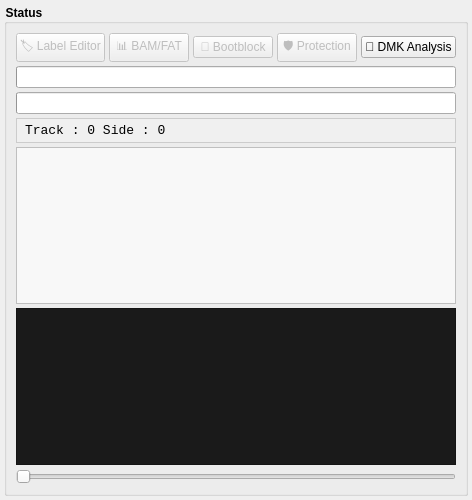
<?xml version="1.0" encoding="UTF-8"?>
<ui version="4.0">
 <class>TabStatus</class>
 <widget class="QWidget" name="TabStatus">
  <property name="geometry">
   <rect><x>0</x><y>0</y><width>400</width><height>500</height></rect>
  </property>
  <layout class="QVBoxLayout" name="verticalLayout_main">
   <property name="leftMargin"><number>4</number></property>
   <property name="topMargin"><number>4</number></property>
   <property name="rightMargin"><number>4</number></property>
   <property name="bottomMargin"><number>4</number></property>
   <property name="spacing"><number>4</number></property>
   
   <!-- STATUS GROUP -->
   <item>
    <widget class="QGroupBox" name="groupStatus">
     <property name="title"><string>Status</string></property>
     <property name="styleSheet"><string>QGroupBox { font-weight: bold; }</string></property>
     <layout class="QVBoxLayout">
      <property name="spacing"><number>4</number></property>
      
      <!-- TOOL BUTTONS ROW -->
      <item>
       <layout class="QHBoxLayout">
        <item>
         <widget class="QPushButton" name="btnLabelEditor">
          <property name="text"><string>🏷️ Label Editor</string></property>
          <property name="toolTip"><string>Edit disk name and ID</string></property>
          <property name="enabled"><bool>false</bool></property>
         </widget>
        </item>
        <item>
         <widget class="QPushButton" name="btnBAMViewer">
          <property name="text"><string>📊 BAM/FAT</string></property>
          <property name="toolTip"><string>View Block Allocation Map / File Allocation Table</string></property>
          <property name="enabled"><bool>false</bool></property>
         </widget>
        </item>
        <item>
         <widget class="QPushButton" name="btnBootblock">
          <property name="text"><string>🥾 Bootblock</string></property>
          <property name="toolTip"><string>View and edit boot sector</string></property>
          <property name="enabled"><bool>false</bool></property>
         </widget>
        </item>
        <item>
         <widget class="QPushButton" name="btnProtection">
          <property name="text"><string>🛡️ Protection</string></property>
          <property name="toolTip"><string>Analyze copy protection</string></property>
          <property name="enabled"><bool>false</bool></property>
         </widget>
        </item>
        <item>
         <widget class="QPushButton" name="btnDmkAnalysis">
          <property name="text"><string>🔎 DMK Analysis</string></property>
          <property name="toolTip"><string>Analyze DMK disk image structure (TRS-80)</string></property>
         </widget>
        </item>
       </layout>
      </item>
      
      <!-- Progress bars -->
      <item>
       <widget class="QProgressBar" name="progressTrack">
        <property name="maximum"><number>100</number></property>
        <property name="value"><number>0</number></property>
        <property name="textVisible"><bool>false</bool></property>
        <property name="maximumHeight"><number>8</number></property>
       </widget>
      </item>
      <item>
       <widget class="QProgressBar" name="progressTotal">
        <property name="maximum"><number>100</number></property>
        <property name="value"><number>0</number></property>
        <property name="textVisible"><bool>false</bool></property>
        <property name="maximumHeight"><number>8</number></property>
       </widget>
      </item>
      
      <!-- Track : Side info -->
      <item>
       <widget class="QLabel" name="labelTrackSide">
        <property name="text"><string>Track : 0 Side : 0</string></property>
        <property name="styleSheet"><string>font-family: monospace; font-size: 10pt; background-color: #f0f0f0; padding: 4px; border: 1px solid #ccc;</string></property>
       </widget>
      </item>
      
      <!-- Sector Info -->
      <item>
       <widget class="QTextEdit" name="textSectorInfo">
        <property name="readOnly"><bool>true</bool></property>
        <property name="styleSheet"><string>font-family: monospace; font-size: 9pt; background-color: #f8f8f8;</string></property>
        <property name="minimumHeight"><number>160</number></property>
        <property name="plainText"><string></string></property>
       </widget>
      </item>
      
      <!-- Hex Dump -->
      <item>
       <widget class="QTextEdit" name="textHexDump">
        <property name="readOnly"><bool>true</bool></property>
        <property name="styleSheet"><string>font-family: monospace; font-size: 8pt; background-color: #1a1a1a; color: #00ff00;</string></property>
        <property name="minimumHeight"><number>180</number></property>
        <property name="plainText"><string></string></property>
       </widget>
      </item>
      
      <!-- Scroll slider -->
      <item>
       <layout class="QHBoxLayout">
        <item>
         <widget class="QSlider" name="sliderHexScroll">
          <property name="orientation"><enum>Qt::Horizontal</enum></property>
          <property name="minimum"><number>0</number></property>
          <property name="maximum"><number>100</number></property>
         </widget>
        </item>
       </layout>
      </item>
      
     </layout>
    </widget>
   </item>
   
  </layout>
 </widget>
 <resources/>
 <connections/>
</ui>
